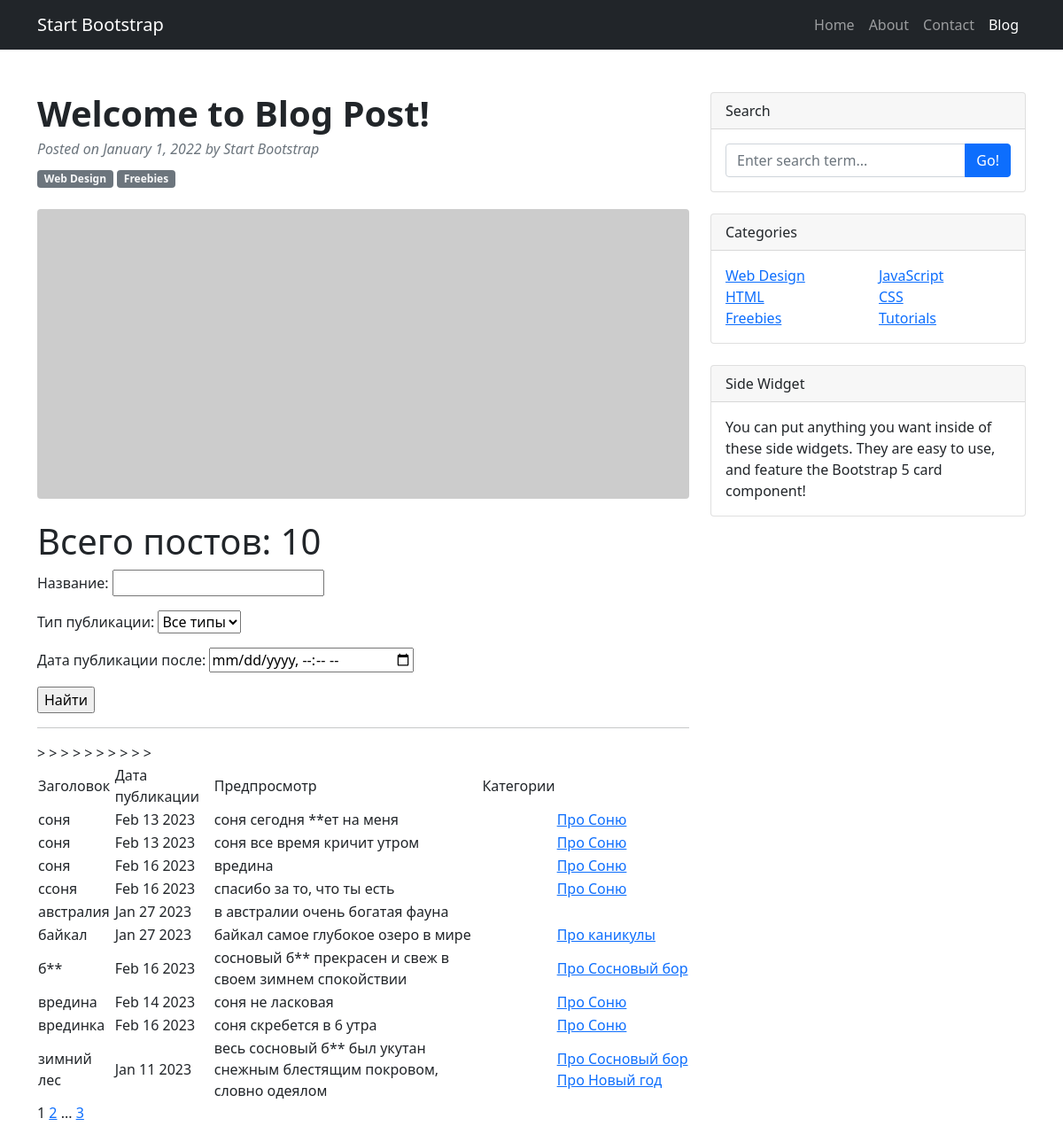
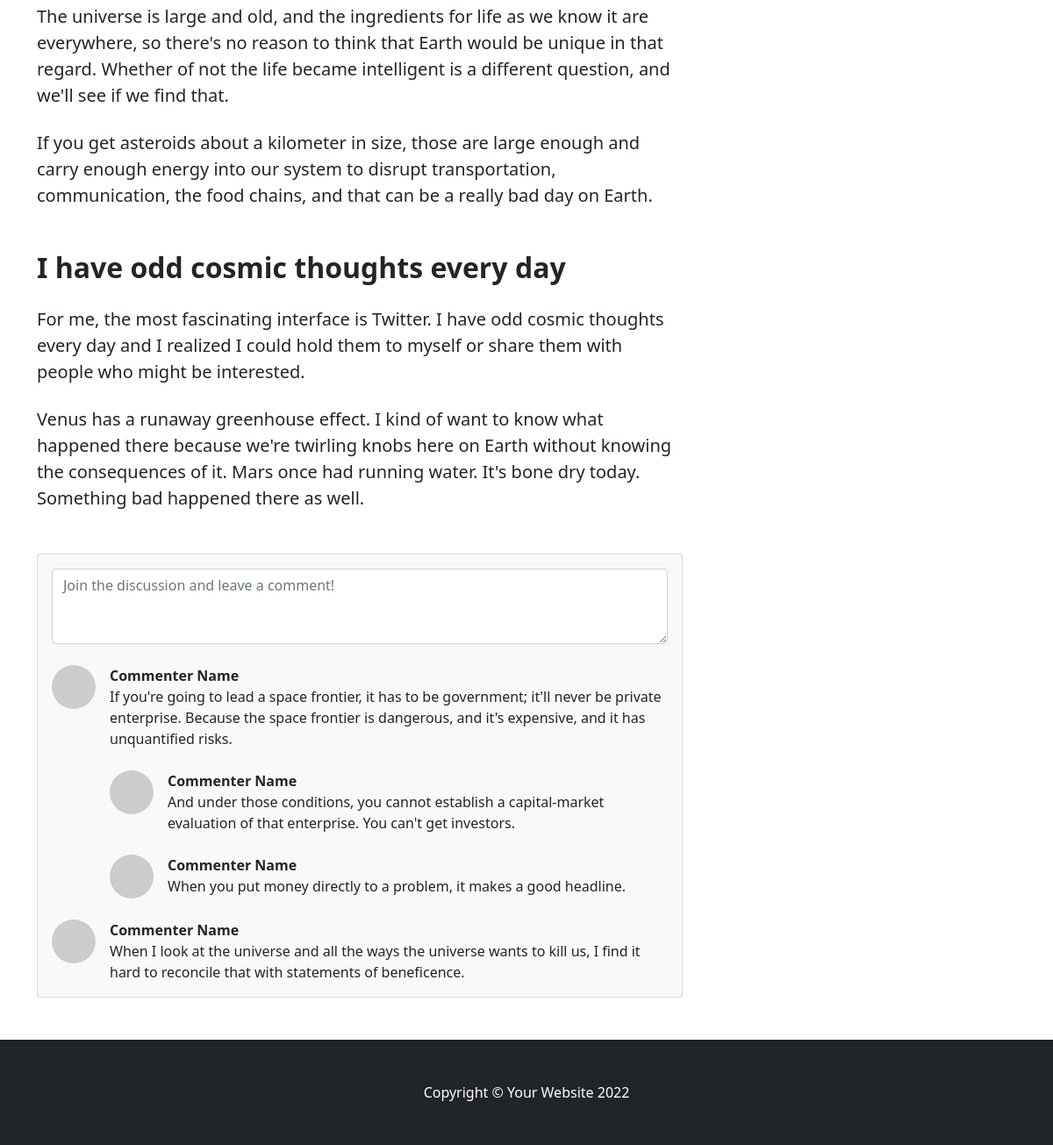
/posts/, run on the app's committed database (2 pictures, top to bottom).
### news/models.py (models this page shows, shortened)
class Post(models.Model):
    author = models.ForeignKey(Author, on_delete=models.CASCADE)
    TYPES = [
        ('AR', 'Статья'),
        ('NW', 'Новость')
    ]
    type = models.CharField(max_length=2,
                            choices=TYPES,
                            default='AR')
    time_in = models.DateTimeField(auto_now_add=True)
    topics = models.ManyToManyField(Category, through='PostCategory')
    title = models.CharField(max_length=64)
    text = models.TextField()
    rating_article = models.IntegerField(default=0)

class Category(models.Model):
    topic = models.CharField(max_length=64, unique=True)
    subscribers=models.ManyToManyField(User, related_name='categories')
    def __str__(self):
        return self.topic

### news/views.py (the view)
# urls.py: path('', PostsList.as_view(),name='post_list'),
class PostsList(ListView):
    model = Post
    ordering = 'title'
    template_name = 'flatpages/posts.html'
    context_object_name = 'posts'
    paginate_by = 10
    def get_queryset(self):
        queryset = super().get_queryset()
        self.filterset = PostFilter(self.request.GET, queryset)
        return self.filterset.qs
    def get_context_data(self, **kwargs):
        context = super().get_context_data(**kwargs)
        context['filterset'] = self.filterset
        return context

### news/templatetags/custom_filters.py (called while the page is built)
@register.filter()
def censor (value):
    if isinstance (value,str):
        for bw in BAD_WORDS:
            value = value.lower().replace(bw[1:].lower(),'*'*len(bw[1:]))
        return f'{value} '
    else:
        raise TypeError (f'Ошибка! {type(value)} не подходит')

### news/templatetags/custom_tags.py (called while the page is built)
@register.simple_tag(takes_context=True)
def url_replace(context, **kwargs):
   d = context['request'].GET.copy()
   for k, v in kwargs.items():
       d[k] = v
   return d.urlencode()

### templates/flatpages/posts.html (shortened to what this page needs)
{% extends 'flatpages/default.html' %}
{% load custom_filters %}
{% load custom_tags %}
{% block content %}
    <h1> Всего постов: {{ posts|length }} </h1>
     <form action="" method="get">
        {{ filterset.form.as_p }}
        <input type="submit" value="Найти" />
    </form>
    <hr>
    {% if posts %}
        <table>
            <tr>
               <td> Заголовок </td>
               <td> Дата публикации </td>
               <td> Предпросмотр </td>
               <td>Категории</td>
            </tr>
            {% for post in posts %}
            <tr>
                <td>{{ post.title|censor }}</td>
                <td>{{ post.time_in|date:'M d Y'}}</td>
                <td>{{ post.text|truncatewords:20|censor}}</td>
                <td>
                </td>>
                <td>
                        {% for category in post.topics.all %}
                    <a href="{% url 'category_list' category.id %}">{{ category }}</a>
                        {% endfor %}
                </td>
            </tr>
            {% endfor %}
        </table>
    {% else %}
        <h2> Постов нет!</h2>
    {% endif %}
    {{ page_obj.number }}
    {% if page_obj.has_next %}
        <a href="?{% url_replace page=page_obj.next_page_number %}">{{ page_obj.next_page_number }}</a>
        {% if paginator.num_pages != page_obj.next_page_number %}
            ...
            <a href="?{% url_replace page=page_obj.paginator.num_pages %}">{{ page_obj.paginator.num_pages }}</a>
        {% endif %}
    {% endif %}
{% endblock content %}

### templates/flatpages/default.html (shortened to what this page needs)
<!DOCTYPE html>
<html lang="en">
    <head>
        {% load static %}
        <link href="{% static 'css/styles.css' %}" rel="stylesheet" />
    </head>
    <body>
        <nav class="navbar navbar-expand-lg navbar-dark bg-dark">
            <div class="container">
                <a class="navbar-brand" href="#!">Start Bootstrap</a>
                <div class="collapse navbar-collapse" id="navbarSupportedContent">
                    <ul class="navbar-nav ms-auto mb-2 mb-lg-0">
                        <li class="nav-item"><a class="nav-link" href="#">Home</a></li>
                        <li class="nav-item"><a class="nav-link" href="#!">About</a></li>
                        <li class="nav-item"><a class="nav-link" href="#!">Contact</a></li>
                        <li class="nav-item"><a class="nav-link active" aria-current="page" href="#">Blog</a></li>
                    </ul>
                </div>
            </div>
        </nav>
        <div class="container mt-5">
            <div class="row">
                <div class="col-lg-8">
                    <article>
                        <header class="mb-4">
                            <h1 class="fw-bolder mb-1"> Welcome to Blog Post!</h1>
                            <div class="text-muted fst-italic mb-2">Posted on January 1, 2022 by Start Bootstrap</div>
                            <a class="badge bg-secondary text-decoration-none link-light" href="#!">Web Design</a>
                            <a class="badge bg-secondary text-decoration-none link-light" href="#!">Freebies</a>
                        </header>
                        <figure class="mb-4"><img class="img-fluid rounded" src="https://dummyimage.com/900x400/ced4da/6c757d.jpg" alt="..." /></figure>
                        <section class="mb-5">
                            <p class="fs-5 mb-4">
                                {% block content %}
                                {% endblock content %}
                            </p>
                            <p class="fs-5 mb-4">The universe is large and old, and the ingredients for life as we know it are everywhere, so there's no reason to think that Earth would be unique in that regard. Whether of not the life became intelligent is a different question, and we'll see if we find that.</p>
                            <p class="fs-5 mb-4">If you get asteroids about a kilometer in size, those are large enough and carry enough energy into our system to disrupt transportation, communication, the food chains, and that can be a really bad day on Earth.</p>
                            <h2 class="fw-bolder mb-4 mt-5">I have odd cosmic thoughts every day</h2>
                            <p class="fs-5 mb-4">For me, the most fascinating interface is Twitter. I have odd cosmic thoughts every day and I realized I could hold them to myself or share them with people who might be interested.</p>
                            <p class="fs-5 mb-4">Venus has a runaway greenhouse effect. I kind of want to know what happened there because we're twirling knobs here on Earth without knowing the consequences of it. Mars once had running water. It's bone dry today. Something bad happened there as well.</p>
                        </section>
                    </article>
                    <section class="mb-5">
                        <div class="card bg-light">
                            <div class="card-body">
                                <form class="mb-4"><textarea class="form-control" rows="3" placeholder="Join the discussion and leave a comment!"></textarea></form>
                                <div class="d-flex mb-4">
                                    <div class="flex-shrink-0"><img class="rounded-circle" src="https://dummyimage.com/50x50/ced4da/6c757d.jpg" alt="..." /></div>
                                    <div class="ms-3">
                                        <div class="fw-bold">Commenter Name</div>
                                        If you're going to lead a space frontier, it has to be government; it'll never be private enterprise. Because the space frontier is dangerous, and it's expensive, and it has unquantified risks.
                                        <div class="d-flex mt-4">
                                            <div class="flex-shrink-0"><img class="rounded-circle" src="https://dummyimage.com/50x50/ced4da/6c757d.jpg" alt="..." /></div>
                                            <div class="ms-3">
                                                <div class="fw-bold">Commenter Name</div>
                                                And under those conditions, you cannot establish a capital-market evaluation of that enterprise. You can't get investors.
                                            </div>
                                        </div>
                                        <div class="d-flex mt-4">
                                            <div class="flex-shrink-0"><img class="rounded-circle" src="https://dummyimage.com/50x50/ced4da/6c757d.jpg" alt="..." /></div>
                                            <div class="ms-3">
                                                <div class="fw-bold">Commenter Name</div>
                                                When you put money directly to a problem, it makes a good headline.
                                            </div>
                                        </div>
                                    </div>
                                </div>
                                <div class="d-flex">
                                    <div class="flex-shrink-0"><img class="rounded-circle" src="https://dummyimage.com/50x50/ced4da/6c757d.jpg" alt="..." /></div>
                                    <div class="ms-3">
                                        <div class="fw-bold">Commenter Name</div>
                                        When I look at the universe and all the ways the universe wants to kill us, I find it hard to reconcile that with statements of beneficence.
                                    </div>
                                </div>
                            </div>
                        </div>
                    </section>
                </div>
                <div class="col-lg-4">
                    <div class="card mb-4">
                        <div class="card-header">Search</div>
                        <div class="card-body">
                            <div class="input-group">
                                <input class="form-control" type="text" placeholder="Enter search term..." aria-label="Enter search term..." aria-describedby="button-search" />
                                <button class="btn btn-primary" id="button-search" type="button">Go!</button>
                            </div>
                        </div>
                    </div>
                    <div class="card mb-4">
                        <div class="card-header">Categories</div>
                        <div class="card-body">
                            <div class="row">
                                <div class="col-sm-6">
                                    <ul class="list-unstyled mb-0">
                                        <li><a href="#!">Web Design</a></li>
                                        <li><a href="#!">HTML</a></li>
                                        <li><a href="#!">Freebies</a></li>
                                    </ul>
                                </div>
                                <div class="col-sm-6">
                                    <ul class="list-unstyled mb-0">
                                        <li><a href="#!">JavaScript</a></li>
                                        <li><a href="#!">CSS</a></li>
                                        <li><a href="#!">Tutorials</a></li>
                                    </ul>
                                </div>
                            </div>
                        </div>
                    </div>
                    <div class="card mb-4">
                        <div class="card-header">Side Widget</div>
                        <div class="card-body">You can put anything you want inside of these side widgets. They are easy to use, and feature the Bootstrap 5 card component!</div>
                    </div>
                </div>
            </div>
        </div>
        <footer class="py-5 bg-dark">
            <div class="container"><p class="m-0 text-center text-white">Copyright &copy; Your Website 2022</p></div>
        </footer>
    </body>
</html>

### data on the page
Post: title|censor "cоня", time_in "Feb 13 2023", text|censor "соня сегодня **ет на меня"
Category: topic "Про Соню"
Post: title|censor "cоня", time_in "Feb 13 2023", text|censor "соня все время кричит утром"
Post: title|censor "cоня", time_in "Feb 16 2023", text|censor "вредина"
Post: title|censor "cсоня", time_in "Feb 16 2023", text|censor "спасибо за то, что ты есть"
Post: title|censor "австралия", time_in "Jan 27 2023", text|censor "в австралии очень богатая фауна"
Post: title|censor "байкал", time_in "Jan 27 2023", text|censor "байкал самое глубокое озеро в мире"
Category: topic "Про каникулы"
Post: title|censor "б**", time_in "Feb 16 2023", text|censor "сосновый б** прекрасен и свеж в своем зимнем спокойствии"
Category: topic "Про Сосновый бор"
Post: title|censor "вредина", time_in "Feb 14 2023", text|censor "соня не ласковая"
Post: title|censor "врединка", time_in "Feb 16 2023", text|censor "соня скребется в 6 утра"
Post: title|censor "зимний лес", time_in "Jan 11 2023", text|censor "весь сосновый б** был укутан снежным блестящим покровом, словно одеялом"
Category: topic "Про Новый год"

### other printed values
{{ posts|length }} "10"
{{ page_obj.number }} "1"
{{ page_obj.next_page_number }} "2"
{{ page_obj.paginator.num_pages }} "3"
